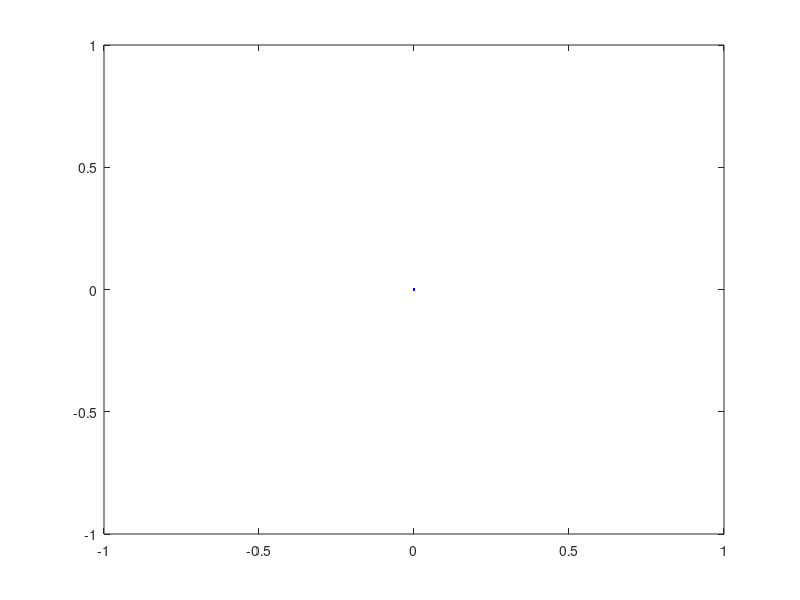
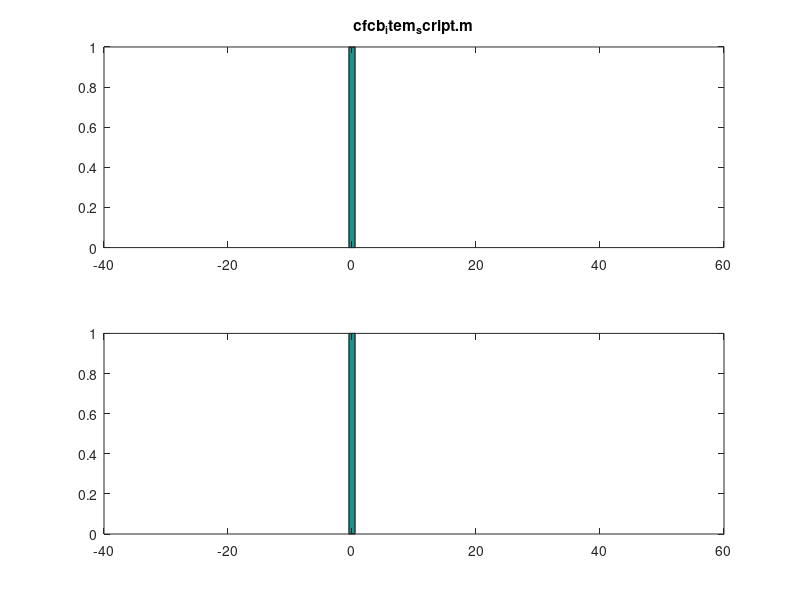

Write MATLAB code to recreate these figures, in order. (Note: this script raises an error after producing the figures.)
function TJBatchFRET();
close all;

pth=input('Directory [default=C:\\User\\tir data\\yyyy\\New Folder]  ');
	if isempty(pth)
   	pth='C:\User\tir data\yyyy\New Folder';
	end
cd(pth);
disp(pth);
A=dir;
[nf,dumn]=size(A);
dateNow=date;
AnalyzeDir=zeros(nf,1);

Result=zeros(1,2);
for i=1:nf,
   if A(i).isdir == 0
      s=A(i).name
      if s(end-5:end) == 'traces'
         disp(s);
         fid=fopen(s,'r');
			len=fread(fid,1,'int32');
			disp('The len of the time traces is: ')
			disp(len);
			Ntraces=fread(fid,1,'int16')
			disp('The number of traces is:')
			disp(Ntraces);

			raw=fread(fid,Ntraces*len,'int16');
			disp('Done reading data.');
			fclose(fid);
			index=(1:Ntraces*len);
			Data=zeros(Ntraces,len);
			donor=zeros(Ntraces/2,len);
			acceptor=zeros(Ntraces/2,len);
			Data(index)=raw(index);
			for i=1:(Ntraces/2),
 				donor(i,:)=Data(i*2-1,:);
   			acceptor(i,:)=Data(i*2,:);
			end


			time=(0:(len-1))*0.1; %Bin time is 0.1sec.

			elevel=zeros(Ntraces/2,1);
         total=elevel;
        
			for i=1:(Ntraces/2),
   			tempD=sum(donor(i,(3:12)),2)/10;
   			tempA=sum(acceptor(i,(3:12)),2)/10;
            total(i)=(tempA+tempD);
            %total(i)=(tempD)/5.;
            elevel(i)=tempA/(tempA+tempD);
			end
			tempResult=[elevel total];
         Result=[Result' tempResult']';
      end
      
   end
end
figure;
plot(Result(:,1),Result(:,2),'b.');
zoom on;
figure;
subplot(2,1,1);
hist(Result(:,1),80);
zoom on;
title(s);
subplot(2,1,2);
hist(Result(:,2),80);
zoom on;
fcutoff1=input('low cutoff intensity: ','s');
cutoff1=str2num(fcutoff1);
fcutoff2=input('high cutoff intensity: ','s');
cutoff2=str2num(fcutoff2);

index=(Result(:,2)>cutoff1) & (Result(:,2)<cutoff2);
Result=Result(index,:);
subplot(2,1,1);
hist(Result(:,1),80);
title(s);
zoom on;
subplot(2,1,2);
hist(Result(:,2),80);
zoom on;

save(['FRET ' fcutoff1 '_' fcutoff2 '.dat'],'Result','-ascii');
